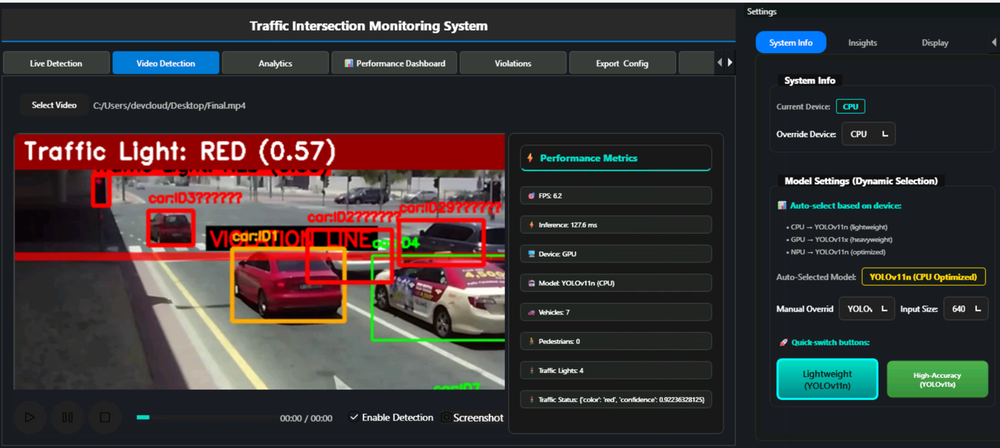
#> input picture apps/traffic_monitor/qt_app_pyside1/resources/dashboard.png, 1000 x 448 px, shrunk from 1503 x 673 before the run
$ python -i red_light_violation_pipeline.py   (imports and definitions only)
#> lines starting #> are read from the running program, lines starting #| are printed output that depends on the picture; after the words box and inside, x2 and y2 are one past the last pixel; in counts of white or black regions, pixels touching at a corner belong together
#> further down, picture is the input picture: shape (448, 1000, 3); mean B, G, R 53.5, 53.7, 58.7
"""
Red Light Violation Detection Pipeline (Traditional CV, Rule-Based)
Integrates with detection and violation modules.
"""
import cv2
import numpy as np

class RedLightViolationPipeline:
    """
    Pipeline for detecting red light violations using computer vision.
    Integrates traffic light detection and vehicle tracking to identify violations.
    """
    def __init__(self, debug=False):
        """
        Initialize the pipeline.

        Args:
            debug (bool): If True, enables debug output for tracking and violation detection.
        """
        self.track_history = {}  # track_id -> list of (center, frame_idx)
        self.violation_events = []
        self.violation_line_y = None
        self.debug = debug
        self.last_known_light = 'unknown'

    def detect_violation_line(self, frame, traffic_light_bbox=None, crosswalk_bbox=None):
        """
        Detect the violation line (stop line or crosswalk) in the frame.
        Uses multiple approaches to find the most reliable stop line.

        Args:
            frame: Input video frame
            traffic_light_bbox: Optional bbox of detected traffic light [x1, y1, x2, y2]
            crosswalk_bbox: Optional bbox of detected crosswalk [x1, y1, x2, y2]

        Returns:
            y-coordinate of the violation line
        """
        # Method 1: Use provided crosswalk if available
        if crosswalk_bbox is not None and len(crosswalk_bbox) == 4:
            self.violation_line_y = int(crosswalk_bbox[1]) - 15  # 15px before crosswalk
            if self.debug:
                print(f"Using provided crosswalk bbox, line_y={self.violation_line_y}")
            return self.violation_line_y

        # Method 2: Try to detect stop lines/crosswalk stripes
        height, width = frame.shape[:2]
#> height = 448; width = 1000
        roi_height = int(height * 0.4)  # Look at bottom 40% of image for stop lines
#> roi_height = 179
        roi_y = height - roi_height
#> roi_y = 269
        roi = frame[roi_y:height, 0:width]
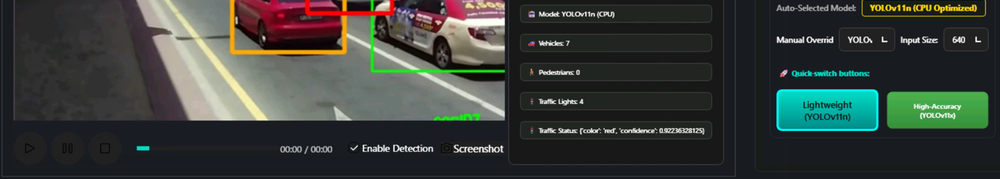
#> roi: shape (179, 1000, 3); mean B, G, R 58.1, 62.4, 56.7

        # Convert to grayscale
        gray = cv2.cvtColor(roi, cv2.COLOR_BGR2GRAY)
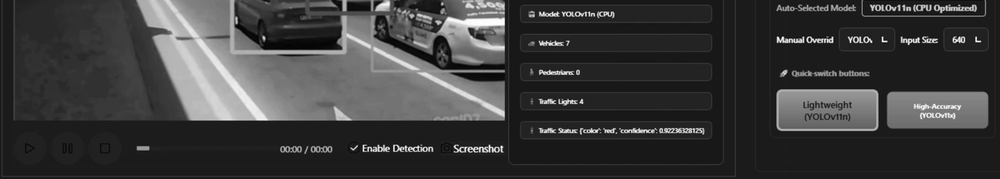
#> gray: shape (179, 1000); min 0, max 255, mean 60.1

        # Apply adaptive thresholding to handle varying lighting conditions
        binary = cv2.adaptiveThreshold(
            gray, 255, cv2.ADAPTIVE_THRESH_GAUSSIAN_C,
            cv2.THRESH_BINARY, 15, -2
        )
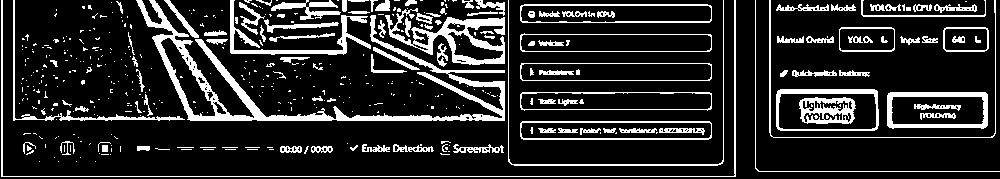
#> binary: shape (179, 1000); 16.3% white; 445 white regions (331 under 20 px), largest, box (x1, y1, x2, y2) and area: (136, 0, 505, 121) 5692, (385, 8, 505, 65) 2033, (1, 0, 736, 177) 1438

        # Enhance horizontal lines
        kernel = cv2.getStructuringElement(cv2.MORPH_RECT, (15, 1))
        processed = cv2.morphologyEx(binary, cv2.MORPH_CLOSE, kernel)
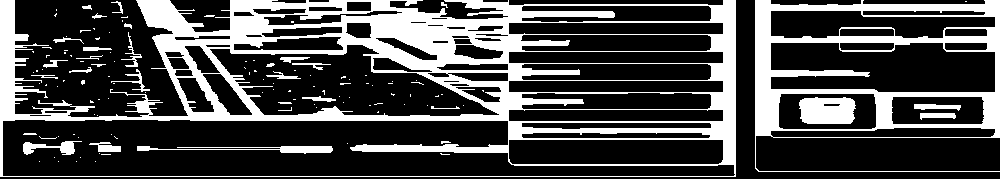
#> processed: shape (179, 1000); 27.9% white; 126 white regions (95 under 20 px)

        # Find contours
        contours, _ = cv2.findContours(processed, cv2.RETR_EXTERNAL, cv2.CHAIN_APPROX_SIMPLE)
#> contours = 52 contours, 44 with area under 20; largest, box (x1, y1, x2, y2) and area: (0, 0, 736, 177) 109031, (755, 0, 1000, 172) 32493, (111, 69, 150, 92) 68, (83, 47, 112, 51) 58, (121, 32, 142, 67) 58, (43, 60, 68, 68) 44, (53, 37, 84, 44) 32, (69, 67, 92, 73) 28

        # Filter contours based on width, aspect ratio, and location
        stop_line_candidates = []
        for cnt in contours:
            x, y, w, h = cv2.boundingRect(cnt)
            aspect_ratio = w / max(h, 1)
            normalized_width = w / width

            # Good stop line: wide, thin, in lower part of ROI
            if (aspect_ratio > 5 and
                normalized_width > 0.3 and
                h < 15 and
                y > roi_height * 0.5):
                # y coordinate in full frame
                abs_y = y + roi_y
                stop_line_candidates.append((abs_y, w))
#> this loop made 52 passes
#> (x, y, w, h, aspect_ratio, normalized_width) on passes 1, 2, 3, 5, 6, 7, 10, 11, 14, 15, 17, 18: (97, 115, 1, 1, 1, 0.001), (94, 114, 1, 1, 1, 0.001), (90, 100, 4, 3, 1.33, 0.004), (108, 98, 1, 1, 1, 0.001), (145, 92, 1, 1, 1, 0.001), (57, 86, 1, 1, 1, 0.001), (39, 83, 1, 1, 1, 0.001), (81, 80, 4, 5, 0.8, 0.004), (31, 75, 27, 4, 6.75, 0.027), (33, 72, 1, 1, 1, 0.001), (111, 69, 39, 23, 1.7, 0.039), (42, 69, 1, 1, 1, 0.001)
#> (cnt, x, y, w, h, aspect_ratio, normalized_width) on passes 4, 8, 9, 12, 13, 16: ([[98, 99], [99, 99]], 98, 99, 2, 1, 2, 0.002), ([[46, 84], [45, 85], [46, 85]], 45, 84, 2, 2, 1, 0.002), ([[113, 83], [114, 83]], 113, 83, 2, 1, 2, 0.002), ([[63, 80], [63, 81], [64, 80]], 63, 80, 2, 2, 1, 0.002), ([[108, 76], [109, 76]], 108, 76, 2, 1, 2, 0.002), ([[36, 70], [36, 71], [37, 71], [37, 70]], 36, 70, 2, 2, 1, 0.002)
#> after the loop, stop_line_candidates = []

        # Choose best stop line based on width and position
        if stop_line_candidates:
            # Sort by width (largest first)
            stop_line_candidates.sort(key=lambda x: x[1], reverse=True)
            self.violation_line_y = stop_line_candidates[0][0]
            if self.debug:
                print(f"Found stop line with CV, line_y={self.violation_line_y}")
            return self.violation_line_y

        # Method 3: If traffic light is detected, place line at reasonable distance
        if traffic_light_bbox is not None:
            # Position violation line at a reasonable distance from traffic light
            # Typically stop lines are below traffic lights
            traffic_light_bottom = traffic_light_bbox[3]
            traffic_light_height = traffic_light_bbox[3] - traffic_light_bbox[1]

            # Place line at approximately 4-6 times the height of traffic light below it
            estimated_distance = min(5 * traffic_light_height, height * 0.3)
            self.violation_line_y = min(int(traffic_light_bottom + estimated_distance), height - 20)

            if self.debug:
                print(f"Estimated line from traffic light position, line_y={self.violation_line_y}")
            return self.violation_line_y

        # Method 4: Fallback to fixed position in frame
        self.violation_line_y = int(height * 0.75)  # Lower 1/4 of the frame
#> self.violation_line_y = 336
        if self.debug:
            print(f"Using fallback position, line_y={self.violation_line_y}")

        return self.violation_line_y

    # [295 lines left out: functions detect_traffic_light_color, update_tracks, is_moving_forward, check_violations, draw_debug, reset, not called in this run]

>>> import cv2
>>> picture = cv2.imread('resources/dashboard.png')
>>> result = RedLightViolationPipeline().detect_violation_line(picture)
#> result = 336
